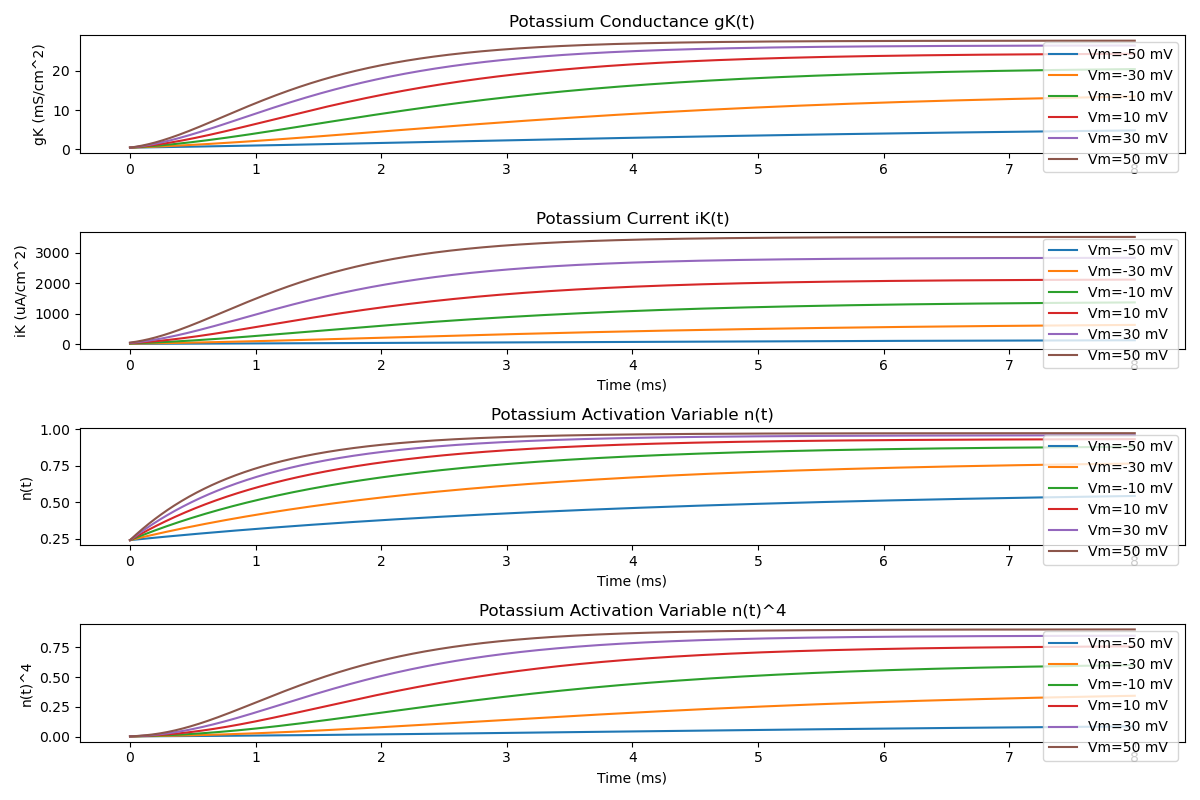

Generate this figure with Python:
import numpy as np
import matplotlib.pyplot as plt

# -----------------------------
# Constants
# -----------------------------
gK_max = 30.0          # mS/cm^2
EK = -77.0             # mV (typical squid value)
Vr = -68.0             # resting membrane potential (mV)
n0 = 0.24              # initial value of n
dt = 0.01              # ms
t_max = 8.0            # ms
time = np.arange(0, t_max + dt, dt)

# Clamp voltages
Vm_values = np.arange(-50, 70, 20)  # -50 to +60 in steps of 20

# -----------------------------
# Hodgkin-Huxley rate functions
# -----------------------------
def alpha_n(v):
    return 0.01*(10 - v)/(np.exp((10 - v)/10) - 1)

def beta_n(v):
    return 0.125*np.exp(-v/80)

# -----------------------------
# Simulation
# -----------------------------
plt.figure(figsize=(12, 8))

for Vm in Vm_values:
    
    v = Vm - Vr  # voltage relative to rest
    
    an = alpha_n(v)
    bn = beta_n(v)
    
    tau_n = 1.0 / (an + bn)
    n_inf = an / (an + bn)
    
    # n(t)
    n_t = n_inf - (n_inf - n0)*np.exp(-time/tau_n)
    
    # gK(t)
    gK_t = gK_max * n_t**3
    
    # iK(t)
    iK_t = gK_t * (Vm - EK)
    
    # Plot gK
    plt.subplot(4,1,1)
    plt.plot(time, gK_t, label=f"Vm={Vm} mV")
    plt.ylabel("gK (mS/cm^2)")
    plt.title("Potassium Conductance gK(t)")
    
    # Plot iK
    plt.subplot(4,1,2)
    plt.plot(time, iK_t, label=f"Vm={Vm} mV")
    plt.ylabel("iK (uA/cm^2)")
    plt.xlabel("Time (ms)")
    plt.title("Potassium Current iK(t)")

    # Plot nk
    plt.subplot(4,1,3)
    plt.plot(time, n_t, label=f"Vm={Vm} mV")
    plt.ylabel("n(t)")
    plt.xlabel("Time (ms)")
    plt.title("Potassium Activation Variable n(t)")

    # Plot nk**4
    plt.subplot(4,1,4)
    plt.plot(time, n_t**4, label=f"Vm={Vm} mV")
    plt.ylabel("n(t)^4")
    plt.xlabel("Time (ms)")
    plt.title("Potassium Activation Variable n(t)^4")

plt.subplot(4,1,1)
plt.legend(loc="upper right")
plt.subplot(4,1,2)
plt.legend(loc="upper right")
plt.subplot(4,1,3)
plt.legend(loc="upper right")
plt.subplot(4,1,4)
plt.legend(loc="upper right")

plt.tight_layout()
plt.savefig("reverse_voltage_clamp_nplot.png")
plt.show()
